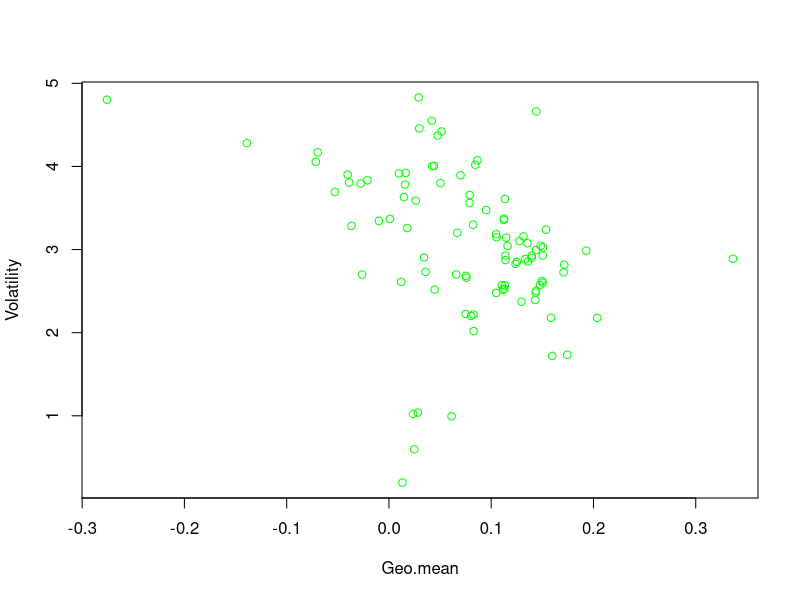
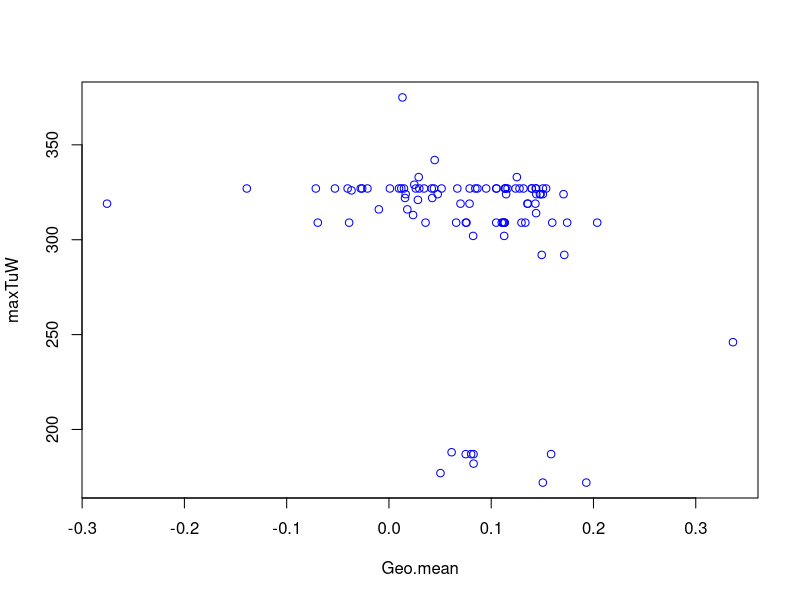
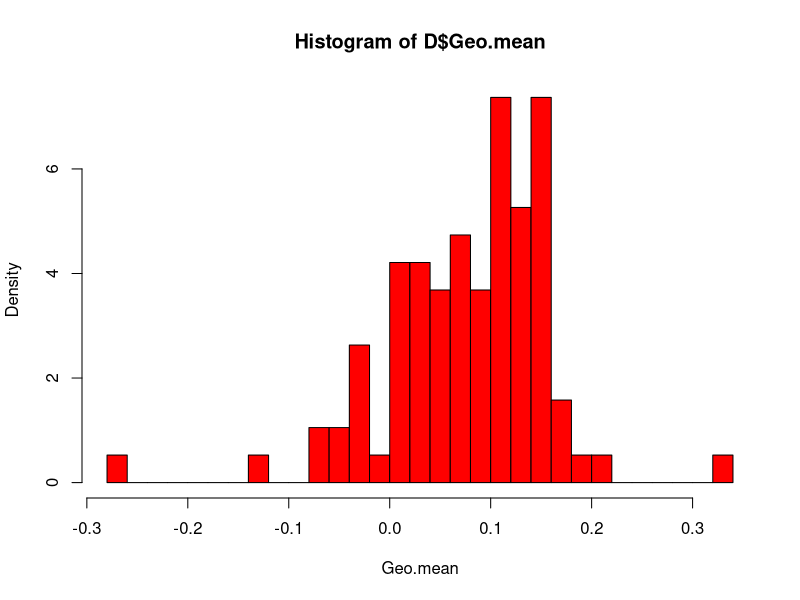
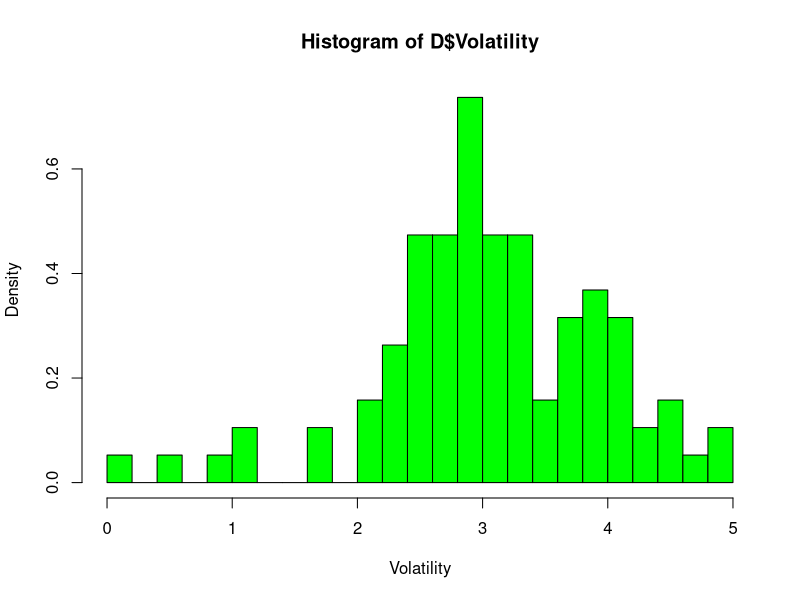
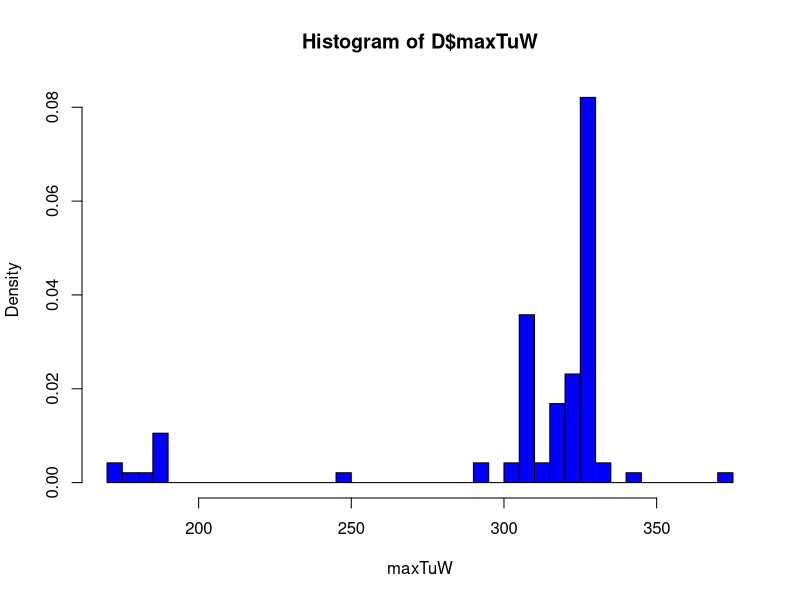

Here is the R script that generated these plots, in order:
## ---- chunk 1
D <- read.table("finans2_data.csv", header = TRUE, sep = ";")
## ---- chunk 2
head(D); tail(D)
## ---- chunk 3
# Scatterplot
plot(c(D$Geo.mean), c(D$Volatility), type="p", xlab="Geo.mean", 
     ylab="Volatility", col=c("green"), cex=1)

plot(c(D$Geo.mean), c(D$maxTuW), type="p", xlab="Geo.mean", 
     ylab="maxTuW", col=c("blue"), cex=1)
## ---- chunk 4
# Histograms
hist(D$Geo.mean, xlab="Geo.mean", prob=TRUE, breaks = 30, col="red")
hist(D$Volatility, xlab="Volatility", prob=TRUE, breaks = 30, col="green")
hist(D$maxTuW, xlab="maxTuW", prob=TRUE, breaks = 30, col="blue")
## ---- chunk 5
# summary(D)
# sd(D$Geo.mean)
# sd(D$Volatility
# sd(D$maxTuW)
## ---- chunk 6
# Subset containing only AGG, VAW, IWN and SPY (for validation)
D_test = subset(D, ETF %in% c("AGG","VAW","IWN","SPY"))
# Subset containing only the 91 remaining ETFs (for model estimation)
D_model = subset(D, !(ETF %in% c("AGG","VAW","IWN","SPY")))
## ---- chunk 7
# Estimate multiple linear regression model
fit = lm(Geo.mean ~ Volatility + maxTuW, data = D_model)

# Show parameter estimates etc.
summary(fit)
